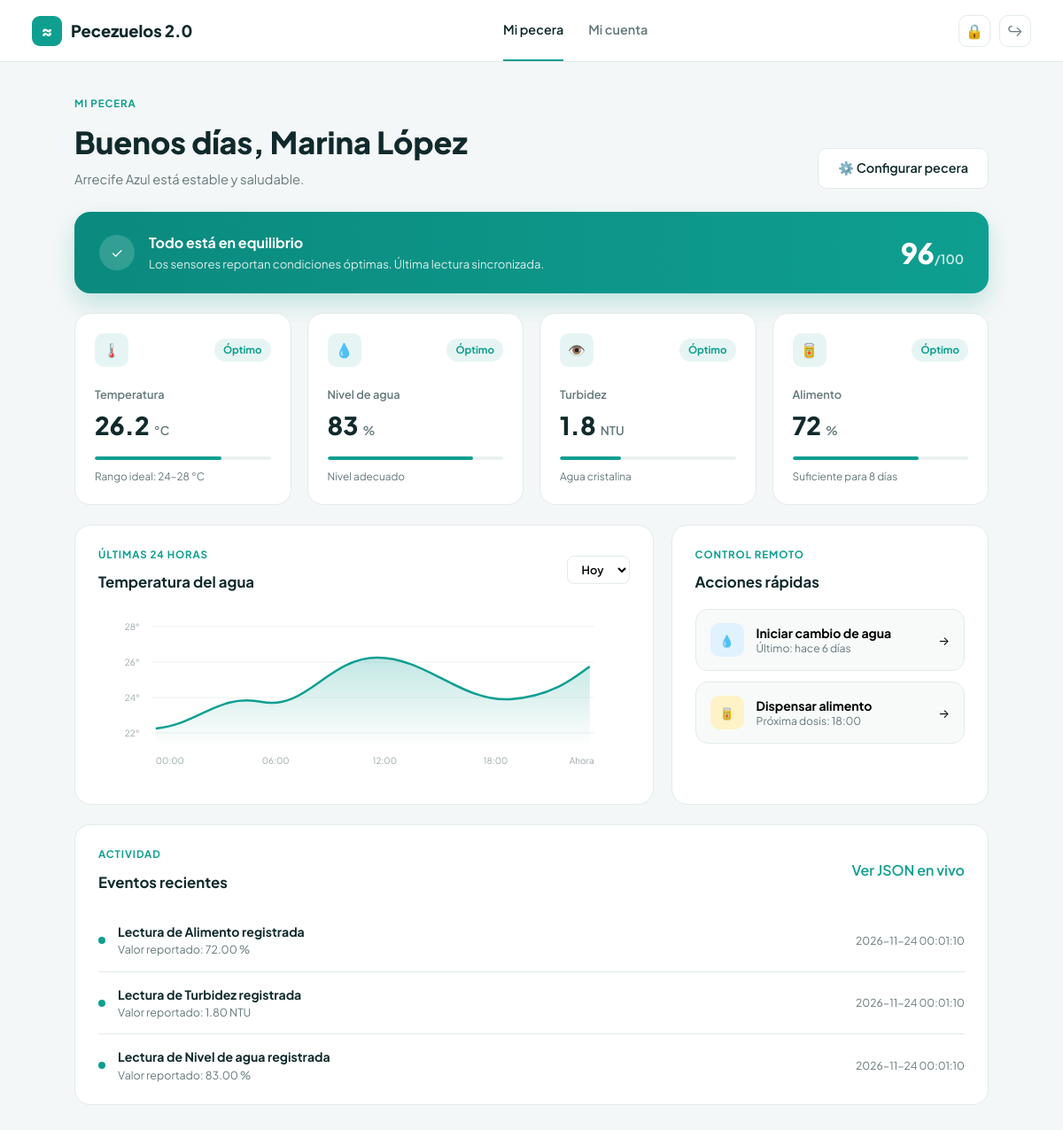
The app's page /usuario.php (signed in) with its own data.
### tables this page shows
CREATE TABLE `usuario` (
  `id_usuario` int NOT NULL AUTO_INCREMENT,
  `id_rol` int NOT NULL,
  `nombre_completo` varchar(100) NOT NULL,
  `correo_electronico` varchar(100) NOT NULL,
  `contrasena` varchar(255) NOT NULL,
  `estado` varchar(20) DEFAULT 'Activo',
  `fecha_registro` datetime DEFAULT CURRENT_TIMESTAMP,
  PRIMARY KEY (`id_usuario`),
  UNIQUE KEY `correo_electronico` (`correo_electronico`),
  KEY `id_rol` (`id_rol`),
  CONSTRAINT `usuario_ibfk_1` FOREIGN KEY (`id_rol`) REFERENCES `rol` (`id_rol`)
);

CREATE TABLE `pecera` (
  `id_pecera` int NOT NULL AUTO_INCREMENT,
  `id_usuario` int NOT NULL,
  `nombre_pecera` varchar(100) NOT NULL,
  `capacidad_litros` decimal(8,2) DEFAULT NULL,
  `fecha_creacion` datetime DEFAULT CURRENT_TIMESTAMP,
  PRIMARY KEY (`id_pecera`),
  KEY `id_usuario` (`id_usuario`),
  CONSTRAINT `pecera_ibfk_1` FOREIGN KEY (`id_usuario`) REFERENCES `usuario` (`id_usuario`) ON DELETE CASCADE
);

CREATE TABLE `medicion` (
  `id_medicion` int NOT NULL AUTO_INCREMENT,
  `id_sensor` int NOT NULL,
  `valor_registrado` decimal(10,2) NOT NULL,
  `fecha_hora` datetime DEFAULT CURRENT_TIMESTAMP,
  PRIMARY KEY (`id_medicion`),
  KEY `id_sensor` (`id_sensor`),
  CONSTRAINT `medicion_ibfk_1` FOREIGN KEY (`id_sensor`) REFERENCES `sensor` (`id_sensor`) ON DELETE CASCADE
);

CREATE TABLE `sensor` (
  `id_sensor` int NOT NULL AUTO_INCREMENT,
  `id_pecera` int NOT NULL,
  `tipo_medicion` varchar(50) NOT NULL,
  `unidad_medida` varchar(20) NOT NULL,
  `estado` varchar(20) DEFAULT 'Activo',
  PRIMARY KEY (`id_sensor`),
  KEY `id_pecera` (`id_pecera`),
  CONSTRAINT `sensor_ibfk_1` FOREIGN KEY (`id_pecera`) REFERENCES `pecera` (`id_pecera`) ON DELETE CASCADE
);

### conexion.php (called while the page is built, shortened)
<?php
function obtenerYEmularSensores(PDO $pdo, int $id_usuario, bool $insertarNueva = false): array {
    $stmtPec = $pdo->prepare("SELECT id_pecera, nombre_pecera, capacidad_litros FROM pecera WHERE id_usuario = ? LIMIT 1");
    $stmtPec->execute([$id_usuario]);
    $pecera = $stmtPec->fetch(PDO::FETCH_ASSOC);
    $stmtSen = $pdo->prepare("SELECT id_sensor, tipo_medicion FROM sensor WHERE id_pecera = ?");
    $stmtSen->execute([$pecera['id_pecera']]);
    $sensores = $stmtSen->fetchAll(PDO::FETCH_ASSOC);
    $lecturas = [
        'Temperatura'   => 26.4,
        'Nivel de agua' => 84.0,
        'Turbidez'      => 1.8,
        'Alimento'      => 72.0
    ];
    foreach ($sensores as $s) {
        $idSensor = (int)$s['id_sensor'];
        $tipo     = $s['tipo_medicion'];
        $stmtMed = $pdo->prepare("SELECT valor_registrado FROM medicion WHERE id_sensor = ? ORDER BY id_medicion DESC LIMIT 1");
        $stmtMed->execute([$idSensor]);
        $ultimoValor = $stmtMed->fetchColumn();
        if ($insertarNueva || $ultimoValor === false) {
            $base = ($ultimoValor !== false) ? (float)$ultimoValor : ($lecturas[$tipo] ?? 25.0);
            $delta = (mt_rand(-3, 3) / 10);
            if ($tipo === 'Temperatura') {
                $nuevo = round(min(27.8, max(24.2, $base + $delta)), 1);
            } elseif ($tipo === 'Nivel de agua') {
                $nuevo = round(min(96, max(72, $base + round($delta * 2))), 0);
            } elseif ($tipo === 'Turbidez') {
                $nuevo = round(min(2.6, max(0.8, $base + ($delta / 2))), 1);
            } else {
                $nuevo = round(min(98, max(25, $base)), 0);
            }
            $call = $pdo->prepare("CALL sp_registrar_medicion(?, ?)");
            $call->execute([$idSensor, $nuevo]);
            $call->closeCursor();
            $lecturas[$tipo] = $nuevo;
        } else {
            $lecturas[$tipo] = (float)$ultimoValor;
        }
    }
    $alimento = (int)$lecturas['Alimento'];
    return [
        'pecera'        => $pecera,
        'temperatura'   => number_format($lecturas['Temperatura'], 1),
        'nivel_agua'    => (int)$lecturas['Nivel de agua'],
        'turbidez'      => number_format($lecturas['Turbidez'], 1),
        'alimento'      => $alimento,
        'dias_alimento' => max(1, (int)round($alimento / 9)),
        'equilibrio'    => 96
    ];
}
?>

### usuario.php (the view, shortened to what this page needs)
<?php
require_once 'conexion.php';
$id_usuario = (int)$_SESSION['id_usuario'];
$stmtUser = $pdo->prepare("SELECT nombre_completo FROM usuario WHERE id_usuario = ?");
$stmtUser->execute([$id_usuario]);
$nombreUsuario = $stmtUser->fetchColumn() ?: 'Marina';
$sensores = obtenerYEmularSensores($pdo, $id_usuario, false);
$nombrePecera = $sensores['pecera']['nombre_pecera'];
$stmtEventos = $pdo->prepare("
    SELECT s.tipo_medicion, m.valor_registrado, s.unidad_medida, m.fecha_hora
    FROM medicion m
    JOIN sensor s ON m.id_sensor = s.id_sensor
    JOIN pecera p ON s.id_pecera = p.id_pecera
    WHERE p.id_usuario = ?
    ORDER BY m.id_medicion DESC LIMIT 3
");
$stmtEventos->execute([$id_usuario]);
$eventos = $stmtEventos->fetchAll(PDO::FETCH_ASSOC);
?>
<!DOCTYPE html>
<html lang="es">
<head>
    <link rel="stylesheet" href="estilos.css">
</head>
<body>
    <header class="app-navbar">
        <a href="index.php" class="logo"><div class="logo-icon">≈</div><span>Pecezuelos 2.0</span></a>
        <nav class="app-tabs">
            <a href="usuario.php" class="app-tab active">Mi pecera</a>
            <a href="perfil.php" class="app-tab">Mi cuenta</a>
        </nav>
        <div class="app-nav-right">
            <a href="api_sensores.php?cifrado=1" target="_blank" class="icon-square-btn" title="Ver JSON Cifrado">🔒</a>
            <a href="logout.php" class="icon-square-btn" title="Cerrar sesión">↪</a>
        </div>
    </header>
    <main class="dash-container">
        <div class="dash-top-row">
            <div>
                <span class="section-eyebrow">Mi pecera</span>
                <h1>Buenos días, <?= htmlspecialchars($nombreUsuario) ?></h1>
                <p><?= htmlspecialchars($nombrePecera) ?> está estable y saludable.</p>
            </div>
            <a href="perfil.php" class="btn-secondary">⚙️ Configurar pecera</a>
        </div>
        <div class="status-banner">
            <div class="status-banner-left">
                <div class="status-check-circle">✓</div>
                <div>
                    <h3>Todo está en equilibrio</h3>
                    <p>Los sensores reportan condiciones óptimas. Última lectura sincronizada.</p>
                </div>
            </div>
            <div class="status-score"><?= $sensores['equilibrio'] ?><span>/100</span></div>
        </div>
        <div class="sensors-grid">
            <div class="sensor-card">
                <div class="sensor-card-top"><div class="sensor-icon">🌡️</div><span class="pill-optimo">Óptimo</span></div>
                <div class="sensor-label">Temperatura</div>
                <div class="sensor-value"><?= $sensores['temperatura'] ?> <span>°C</span></div>
                <div class="progress-track"><div class="progress-fill" style="width:72%;"></div></div>
                <div class="sensor-hint">Rango ideal: 24–28 °C</div>
            </div>
            <div class="sensor-card">
                <div class="sensor-card-top"><div class="sensor-icon">💧</div><span class="pill-optimo">Óptimo</span></div>
                <div class="sensor-label">Nivel de agua</div>
                <div class="sensor-value"><?= $sensores['nivel_agua'] ?> <span>%</span></div>
                <div class="progress-track"><div class="progress-fill" style="width:<?= $sensores['nivel_agua'] ?>%;"></div></div>
                <div class="sensor-hint">Nivel adecuado</div>
            </div>
            <div class="sensor-card">
                <div class="sensor-card-top"><div class="sensor-icon">👁️</div><span class="pill-optimo">Óptimo</span></div>
                <div class="sensor-label">Turbidez</div>
                <div class="sensor-value"><?= $sensores['turbidez'] ?> <span>NTU</span></div>
                <div class="progress-track"><div class="progress-fill" style="width:35%;"></div></div>
                <div class="sensor-hint">Agua cristalina</div>
            </div>
            <div class="sensor-card">
                <div class="sensor-card-top"><div class="sensor-icon">🥫</div><span class="pill-optimo">Óptimo</span></div>
                <div class="sensor-label">Alimento</div>
                <div class="sensor-value"><?= $sensores['alimento'] ?> <span>%</span></div>
                <div class="progress-track"><div class="progress-fill" style="width:<?= $sensores['alimento'] ?>%;"></div></div>
                <div class="sensor-hint">Suficiente para <?= $sensores['dias_alimento'] ?> días</div>
            </div>
        </div>
        <div class="mid-grid">
            <div class="panel-card">
                <div class="panel-header">
                    <div><span class="section-eyebrow">Últimas 24 horas</span><h3>Temperatura del agua</h3></div>
                    <select class="select-mini"><option>Hoy</option></select>
                </div>
                <svg viewBox="0 0 560 190" width="100%" height="190">
                    <text x="10" y="24" fill="#9aa8aa" font-size="10">28°</text><text x="10" y="64" fill="#9aa8aa" font-size="10">26°</text>
                    <text x="10" y="104" fill="#9aa8aa" font-size="10">24°</text><text x="10" y="144" fill="#9aa8aa" font-size="10">22°</text>
                    <text x="45" y="175" fill="#9aa8aa" font-size="10">00:00</text><text x="165" y="175" fill="#9aa8aa" font-size="10">06:00</text>
                    <text x="290" y="175" fill="#9aa8aa" font-size="10">12:00</text><text x="415" y="175" fill="#9aa8aa" font-size="10">18:00</text>
                    <text x="512" y="175" fill="#9aa8aa" font-size="10">Ahora</text>
                </svg>
            </div>
            <div class="panel-card">
                <div class="panel-header"><div><span class="section-eyebrow">Control remoto</span><h3>Acciones rápidas</h3></div></div>
                <form method="POST" action="usuario.php">
                    <button type="submit" name="accion_pecera" value="cambio_agua" class="action-btn-card">
                        <div class="action-left"><div class="action-icon-blue">💧</div><div><h4>Iniciar cambio de agua</h4><p>Último: hace 6 días</p></div></div>
                        <span>→</span>
                    </button>
                    <button type="submit" name="accion_pecera" value="dispensar" class="action-btn-card">
                        <div class="action-left"><div class="action-icon-amber">🥫</div><div><h4>Dispensar alimento</h4><p>Próxima dosis: 18:00</p></div></div>
                        <span>→</span>
                    </button>
                </form>
            </div>
        </div>
        <div class="panel-card">
            <div class="panel-header">
                <div><span class="section-eyebrow">Actividad</span><h3>Eventos recientes</h3></div>
                <a href="api_sensores.php" target="_blank" class="forgot-link">Ver JSON en vivo</a>
            </div>
            <div class="event-list">
                <?php foreach ($eventos as $ev): ?>
                    <div class="event-item">
                        <div class="event-left">
                            <span class="event-dot dot-teal"></span>
                            <div>
                                <h4>Lectura de <?= htmlspecialchars($ev['tipo_medicion']) ?> registrada</h4>
                                <p>Valor reportado: <?= htmlspecialchars($ev['valor_registrado']) ?> <?= htmlspecialchars($ev['unidad_medida']) ?></p>
                            </div>
                        </div>
                        <span class="event-time"><?= htmlspecialchars($ev['fecha_hora']) ?></span>
                    </div>
                <?php endforeach; ?>
            </div>
        </div>
    </main>
</body>
</html>

### records on screen
usuario: nombre_completo "Marina López"
pecera: nombre_pecera "Arrecife Azul"
medicion: id_sensor.tipo_medicion "Alimento", valor_registrado "72.00", id_sensor.unidad_medida "%", fecha_hora "2026-11-24 00:01:10"
medicion: id_sensor.tipo_medicion "Turbidez", valor_registrado "1.80", id_sensor.unidad_medida "NTU", fecha_hora "2026-11-24 00:01:10"
medicion: id_sensor.tipo_medicion "Nivel de agua", valor_registrado "83.00", id_sensor.unidad_medida "%", fecha_hora "2026-11-24 00:01:10"

### other values on screen
$sensores['equilibrio'] "96"
$sensores['temperatura'] "26.2"
$sensores['nivel_agua'] "83"
$sensores['turbidez'] "1.8"
$sensores['alimento'] "72"
$sensores['dias_alimento'] "8"
